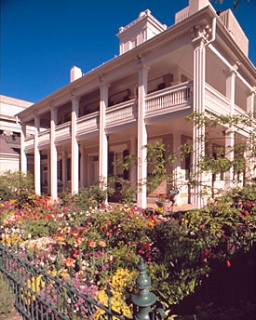
%> input picture Lab1_Photometric_Color/colorspace/awb.jpg, 256 x 320 px
$ octave main.m   (GNU Octave 9; MATLAB toolbox functions it lacks are replaced by stand-ins)
%> lines starting %> are read from the running program, lines starting %| are printed output that depends on the picture
%> further down, I is the input picture: size 320x256x3 uint8; mean R, G, B 121.2, 107.4, 109.3
### Lab1_Photometric_Color/colorspace/ConvertColorSpace.m
function [new_image] = ConvertColorSpace(input_image, colorspace)
%> called with colorspace = 'gray'
%%%%%%%%%%%%%%%%%%%%%%%%%%%%%%%%%%%%%%%%%%%%%%%%%%%%%%%%%%%%%%%%%
% Converts an RGB image into a specified color space, visualizes the
% color channels and returns the image in its new color space.
%
% Colorspace options:
%   opponent
%   rgb -> for normalized RGB
%   hsv
%   ycbcr
%   gray
%
% P.S: Do not forget the visualization part!
%%%%%%%%%%%%%%%%%%%%%%%%%%%%%%%%%%%%%%%%%%%%%%%%%%%%%%%%%%%%%%%%%
%%%%%%%%%%%%%%%%%%%%%%%%%%%%%%%%%%%%%%%%%%%%%%%%%%%%%%%%%%%%%%%%%

% convert image into double precision for conversions
I = input_image;
input_image = im2double(input_image);


if strcmp(colorspace, 'opponent')
    new_image = rgb2opponent(input_image); % fill in this function
elseif strcmp(colorspace, 'rgb')
    new_image = rgb2normedrgb(input_image); % fill in this function
elseif strcmp(colorspace, 'hsv')
    % use the built-in function
    new_image = rgb2hsv(input_image);

elseif strcmp(colorspace, 'ycbcr')
    % use the built-in function
    new_image = rgb2ycbcr(input_image);

elseif strcmp(colorspace, 'gray')
    new_image = rgb2grays(input_image); % fill in this function
else
% if user inputs an unknow colorspace just notify and do not plot anything
    fprintf('Error: Unknown colorspace type [%s]...\n',colorspace);
    new_image = input_image;
    return;
end


visualize(new_image,I); % fill in this function

end

### Lab1_Photometric_Color/colorspace/rgb2grays.m
function [output_image] = rgb2grays(input_image)
% converts an RGB into grayscale by using 4 different methods

%[r, g, b] = getChannels(input_image);

% ligtness method
output_image(:,:,1) = (max(input_image, [], 3) + min(input_image, [], 3))/2;
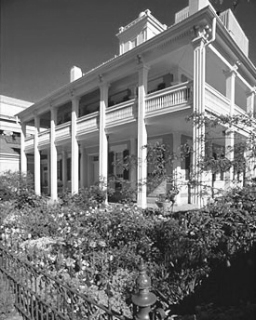
%> output_image: size 320x256 double; min 0.0333, max 1, mean 0.448
% average method
 [r, g, b] = getColorChannels(input_image);
 output_image(:,:,2) = (r+g+b)/3;
% luminosity method
 %[r, g, b] = getChannels(input_image);
 output_image(:,:,3) = 0.21*r+0.72*g+0.07*b;
% built-in MATLAB function
output_image(:,:,4) = rgb2gray(input_image);

end

### Lab1_Photometric_Color/colorspace/getColorChannels.m
function [R, G, B] = getColorChannels(input_image)
% helper function that seperates an image into its color channels
R = input_image(:,:,1);
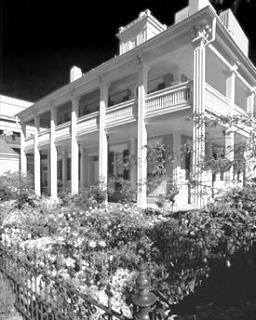
%> R: size 320x256 double; min 0, max 1, mean 0.475
G = input_image(:,:,2);
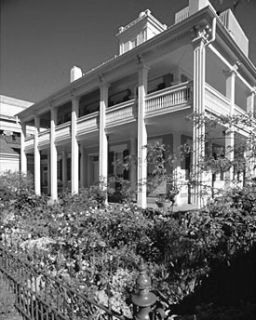
%> G: size 320x256 double; min 0, max 1, mean 0.421
B = input_image(:,:,3);
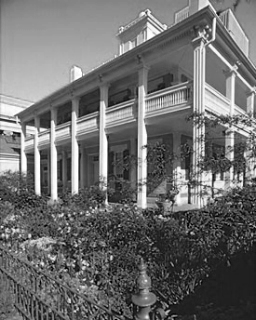
%> B: size 320x256 double; min 0, max 1, mean 0.429
%> in rgb2grays, `output_image(:,:,4) = rgb2gray(input_image);`:
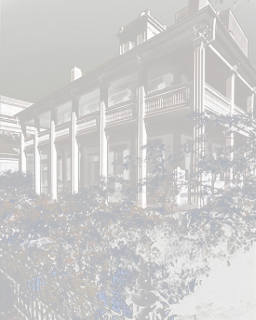
%> output_image: size 320x256x4 double; mean R, G, B, A 0.448, 0.442, 0.433, 0.438; transparent parts drawn white
end

### Lab1_Photometric_Color/colorspace/visualize.m
function visualize(input_image, I)
    [h, w, d] = size(input_image);
%> h = 320; w = 256; d = 4

    subplot(1,d+1,1)
    imshow(I)

    for i=1:d
        subplot(1,d+1,i+1)
        imshow(input_image(:,:,i))
    end
end

### Lab1_Photometric_Color/colorspace/main.m
% test your code by using this simple script

clear
clc
close all

I = imread('awb.jpg');

%J = ConvertColorSpace(I,'opponent');

% close all
%J = ConvertColorSpace(I,'rgb');

% close all
%J = ConvertColorSpace(I,'hsv');

% close all
%J = ConvertColorSpace(I,'ycbcr');

% close all
J = ConvertColorSpace(I,'gray');
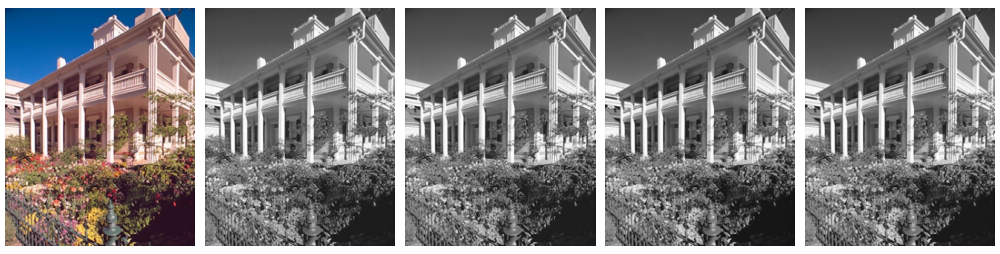
%> figure redrawn from the program's plot data, 5 panels
